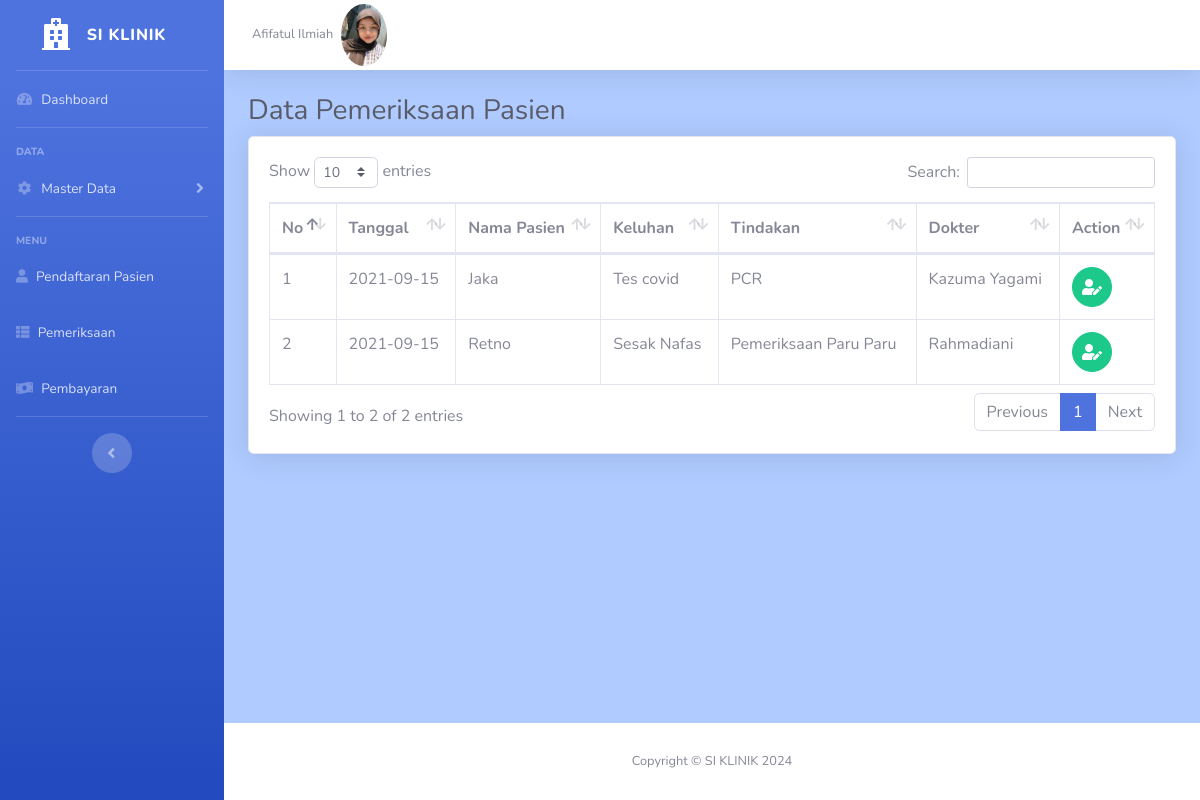
Page /pemeriksaan/index.php (signed in) on the committed database.
### tables this page shows
CREATE TABLE `user` (
  `id` int(11) NOT NULL,
  `id_pegawai` int(11) NOT NULL,
  `username` varchar(255) NOT NULL,
  `password` varchar(255) NOT NULL,
  `level` varchar(255) NOT NULL
);

CREATE TABLE `pegawai` (
  `id` int(11) NOT NULL,
  `nama_pegawai` varchar(255) NOT NULL,
  `nohp` varchar(12) NOT NULL,
  `alamat` varchar(255) NOT NULL,
  `jk` varchar(255) NOT NULL
);

CREATE TABLE `pendaftaran` (
  `id` int(11) NOT NULL,
  `id_tindakan` int(11) NOT NULL,
  `id_wilayah` int(11) NOT NULL,
  `id_pegawai` int(11) NOT NULL,
  `nama_pasien` varchar(255) NOT NULL,
  `jk` varchar(255) NOT NULL,
  `alamat` varchar(255) NOT NULL,
  `nohp` varchar(12) NOT NULL,
  `tanggal` date NOT NULL,
  `keluhan` varchar(255) NOT NULL,
  `status` varchar(255) NOT NULL
);

CREATE TABLE `tindakan` (
  `id` int(11) NOT NULL,
  `tindakan` varchar(255) NOT NULL,
  `harga` int(11) NOT NULL
);

### pemeriksaan/function.php (called while the page is built, shortened)
<?php
require "../koneksi.php";
function select($query)
{
    global $conn;
    $sql = mysqli_query($conn, $query);
    $pemeriksaans = [];
    while ($pemeriksaan = mysqli_fetch_assoc($sql)) {
        $pemeriksaans[] = $pemeriksaan;
    }
    return $pemeriksaans;
}

### pemeriksaan/index.php (the view, shortened to what this page needs)
<?php
require "function.php";
$pegawai = $_SESSION["id_pegawai"];
$user = mysqli_query($conn, "SELECT * FROM user A LEFT JOIN pegawai B ON B.id = A.id_pegawai WHERE A.id_pegawai = '$pegawai'");
$user = mysqli_fetch_assoc($user);
$query = "SELECT A.id AS id_pendaftaran, A.nama_pasien, A.tanggal, A.keluhan,
          B.id AS id_tindakan, B.tindakan,
          C.id AS id_pegawai, C.nama_pegawai FROM pendaftaran A
          LEFT JOIN tindakan B ON B.id = A.id_tindakan
          LEFT JOIN pegawai C ON C.id = A.id_pegawai
          WHERE A.status = 'Dalam pemeriksaan'";
$pasiens = select($query);
?>
<!DOCTYPE html>
<html lang="en">
<head>
    <link href="../assets/vendor/fontawesome-free/css/all.min.css" rel="stylesheet" type="text/css">
    <link href="../assets/css/sb-admin-2.min.css" rel="stylesheet">
    <link href="../assets/vendor/datatables/dataTables.bootstrap4.min.css" rel="stylesheet">
</head>
<body id="page-top">
    <div id="wrapper">
        <ul class="navbar-nav bg-gradient-primary sidebar sidebar-dark accordion" id="accordionSidebar">
            <a class="sidebar-brand d-flex align-items-center justify-content-center" href="../index.php">
                <div class="sidebar-brand-icon">
                    <i class="fas fa-hospital"></i>
                </div>
                <div class="sidebar-brand-text mx-3">SI KLINIK</div>
            </a>
            <hr class="sidebar-divider my-0">
            <li class="nav-item">
                <a class="nav-link" href="../index.php">
                    <i class="fas fa-fw fa-tachometer-alt"></i>
                    <span>Dashboard</span></a>
            </li>
            <hr class="sidebar-divider">
            <div class="sidebar-heading">
                Data
            </div>
            <li class="nav-item">
                <a class="nav-link collapsed" href="#" data-toggle="collapse" data-target="#collapseTwo" aria-expanded="true" aria-controls="collapseTwo">
                    <i class="fas fa-fw fa-cog"></i>
                    <span>Master Data</span>
                </a>
            </li>
            <hr class="sidebar-divider">
            <div class="sidebar-heading">
                Menu
            </div>
            <li class="nav-item">
                <a class="nav-link" href="../pendaftaran/index.php">
                    <i class="fas fa-user"></i>
                    <span>Pendaftaran Pasien</span>
                </a>
            </li>
            <li class="nav-item">
                <a class="nav-link" href="../pemeriksaan/index.php">
                    <i class="fas fa-th-list"></i>
                    <span>Pemeriksaan</span>
                </a>
            </li>
            <li class="nav-item">
                <a class="nav-link" href="../pembayaran/index.php">
                    <i class="fas fa-money-bill-wave"></i>
                    <span>Pembayaran</span>
                </a>
            </li>
            <hr class="sidebar-divider d-none d-md-block">
            <div class="text-center d-none d-md-inline">
                <button class="rounded-circle border-0" id="sidebarToggle"></button>
            </div>
        </ul>
        <div id="content-wrapper" class="d-flex flex-column" style="background-color: #afcbff">
            <div id="content">
                <nav class="navbar navbar-expand navbar-light bg-white topbar mb-4 static-top shadow">
                    <ul class="navbar-nav ml-auto">
                        <li class="nav-item dropdown no-arrow">
                            <a class="nav-link dropdown-toggle" href="#" id="userDropdown" role="button" data-toggle="dropdown" aria-haspopup="true" aria-expanded="false">
                                <span class="mr-2 d-none d-lg-inline text-gray-600 small"><?= $user["nama_pegawai"]; ?></span>
                                <img class="img-profile rounded-circle" src="../assets/img/profil-admin.jpg" style="width: 5%; height: auto; border-radius: 50%;">
                            </a>
                        </li>
                    </ul>
                </nav>
                <div class="container-fluid">
                    <h1 class="h3 mb-2 text-gray-800">Data Pemeriksaan Pasien</h1>
                    <div class="card shadow mb-4">
                        <div class="card-body">
                            <div class="table-responsive">
                                <table class="table table-bordered" id="dataTable" width="100%" cellspacing="0">
                                    <thead>
                                        <tr>
                                            <th>No</th>
                                            <th>Tanggal</th>
                                            <th>Nama Pasien</th>
                                            <th>Keluhan</th>
                                            <th>Tindakan</th>
                                            <th>Dokter</th>
                                            <th>Action</th>
                                        </tr>
                                    </thead>
                                    <tbody>
                                        <?php $i = 1 ?>
                                        <?php foreach ($pasiens as $row) : ?>
                                            <tr>
                                                <td><?= $i++; ?></td>
                                                <td><?= $row["tanggal"]; ?></td>
                                                <td><?= $row['nama_pasien']; ?></td>
                                                <td><?= $row['keluhan']; ?></td>
                                                <td><?= $row['tindakan']; ?></td>
                                                <td><?= $row['nama_pegawai']; ?></td>
                                                <td>
                                                    <a href="../pemeriksaan/inputObat.php?id=<?= $row["id_pendaftaran"]; ?>" class="btn btn-success btn-circle">
                                                        <i class="fas fa-user-edit"></i>
                                                    </a>
                                                </td>
                                            </tr>
                                        <?php endforeach; ?>
                                    </tbody>
                                </table>
                            </div>
                        </div>
                    </div>
                </div>
            </div>
            <footer class="sticky-footer bg-white">
                <div class="container my-auto">
                    <div class="copyright text-center my-auto">
                        <span>Copyright &copy; SI KLINIK <?= date("Y") ?></span>
                    </div>
                </div>
            </footer>
        </div>
    </div>
</body>
</html>

### rows in the picture
user: id_pegawai.nama_pegawai "Afifatul Ilmiah"
pendaftaran: tanggal "2021-09-15", nama_pasien "Jaka", keluhan "Tes covid", id_tindakan.tindakan "PCR", id_pegawai.nama_pegawai "Kazuma Yagami"
pendaftaran: tanggal "2021-09-15", nama_pasien "Retno", keluhan "Sesak Nafas", id_tindakan.tindakan "Pemeriksaan Paru Paru", id_pegawai.nama_pegawai "Rahmadiani"
